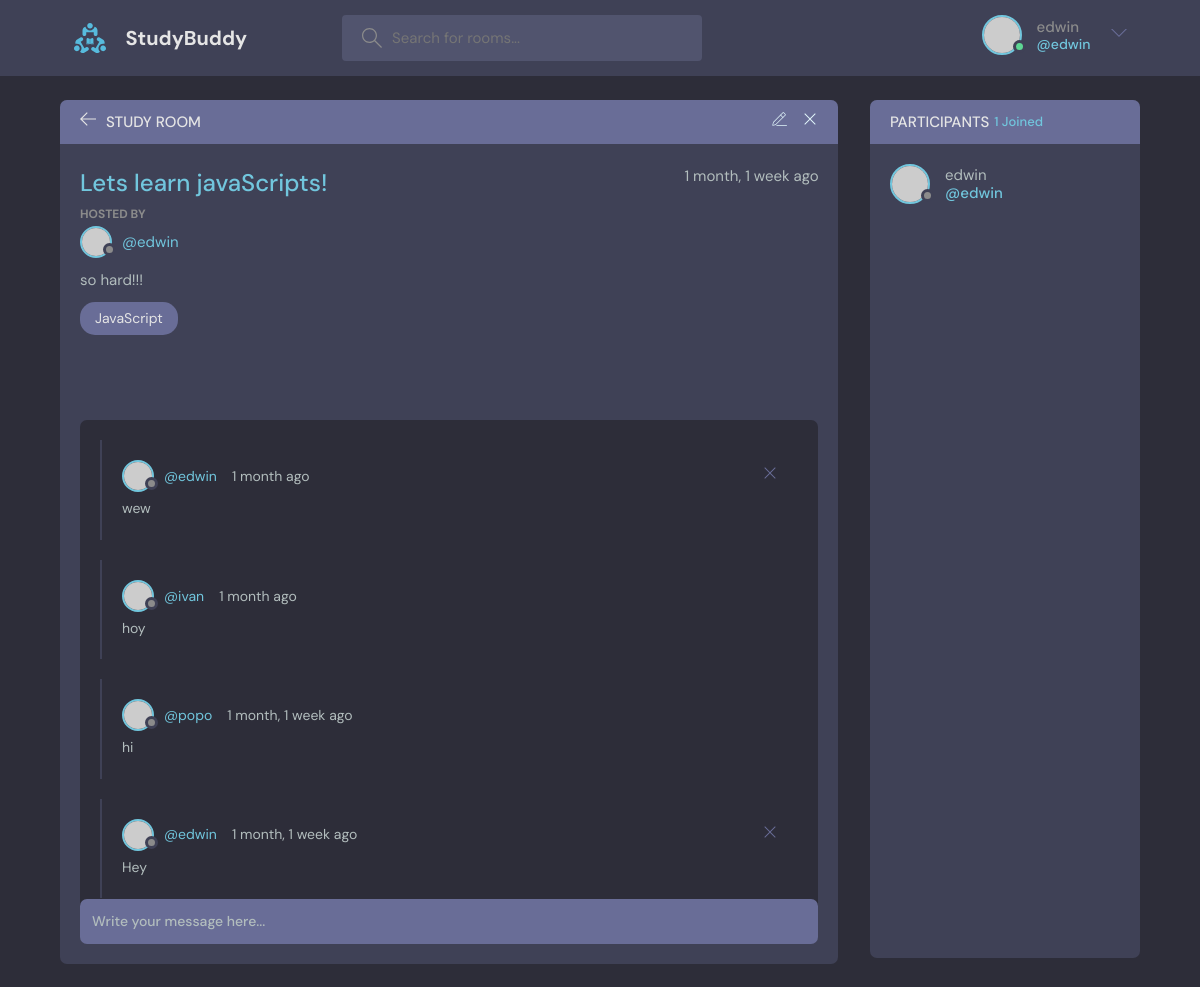
Screenshot of /room/1/ (signed in) with the database file from the repository.
### base/models.py (models this page shows, shortened)
class Room(models.Model):
    host = models.ForeignKey(User, on_delete=models.SET_NULL, null=True)
    topic = models.ForeignKey(Topic, on_delete=models.SET_NULL, null=True)
    name =  models.CharField(max_length=200)
    description = models.TextField(null=True, blank=True)
    participants = models.ManyToManyField(
        User, related_name='participants', blank=True)
    updated = models.DateTimeField(auto_now=True)
    created = models.DateTimeField(auto_now_add=True)
    class Meta:
        ordering = ['-updated', '-created']

class Topic(models.Model):
    name = models.CharField(max_length=200)
    def __str__(self):
        return self.name

class Message(models.Model):
    user = models.ForeignKey(User, on_delete=models.CASCADE)
    room = models.ForeignKey(Room, on_delete=models.CASCADE)
    body = models.TextField()
    updated = models.DateTimeField(auto_now=True)
    created = models.DateTimeField(auto_now_add=True)
    class Meta:
        ordering = ['-updated', '-created']

### base/views.py (the view, shortened to what this page needs)
# urls.py: path("room/<str:pk>/", views.room, name="room"),
def room(request, pk):
    room = Room.objects.get(id=pk)
    room_messages = room.message_set.all()
    participants = room.participants.all()
    context = {'room': room, 'room_messages': room_messages, 'participants':participants}
    return render(request, "base/room.html", context)

### base/templates/base/room.html (shortened to what this page needs)
{% extends "main.html" %}
{% block content %}
    <main class="profile-page layout layout--2">
      <div class="container">
        <div class="room">
          <div class="room__top">
            <div class="room__topLeft">
              <a href="{% url 'home' %}">
                <svg version="1.1" xmlns="http://www.w3.org/2000/svg" width="32" height="32" viewBox="0 0 32 32">
                  <title>arrow-left</title>
                  <path
                    d="M13.723 2.286l-13.723 13.714 13.719 13.714 1.616-1.611-10.96-10.96h27.625v-2.286h-27.625l10.965-10.965-1.616-1.607z"
                  ></path>
                </svg>
              </a>
              <h3>Study Room</h3>
            </div>
            {% if room.host == request.user %}
            <div class="room__topRight">
              <a href="{% url 'update-room' room.id %}">
              </a>
              <a href="{% url 'delete-room' room.id %}">
                <svg version="1.1" xmlns="http://www.w3.org/2000/svg" width="32" height="32" viewBox="0 0 32 32">
                  <title>remove</title>
                  <path
                    d="M27.314 6.019l-1.333-1.333-9.98 9.981-9.981-9.981-1.333 1.333 9.981 9.981-9.981 9.98 1.333 1.333 9.981-9.98 9.98 9.98 1.333-1.333-9.98-9.98 9.98-9.981z"
                  ></path>
                </svg>
              </a>
            </div>
            {% endif %}
          </div>
          <div class="room__box scroll">
            <div class="room__header scroll">
              <div class="room__info">
                <h3>{{room.name}}</h3>
                <span>{{room.created|timesince}} ago</span>
              </div>
              <div class="room__hosted">
                <p>Hosted By</p>
                <a href="{% url 'user-profile' room.host.id %}" class="room__author">
                  <div class="avatar avatar--small">
                    <img src="https://randomuser.me/api/portraits/men/37.jpg" />
                  </div>
                  <span>@{{room.host.username}}</span>
                </a>
              </div>
              <div class="room__details">
                {{room.description}}
              </div>
              <span class="room__topics">{{room.topic}}</span>
            </div>
            <div class="room__conversation">
              <div class="threads scroll">
                {% for message in room_messages %}
                <div class="thread">
                  <div class="thread__top">
                    <div class="thread__author">
                      <a href="{% url 'user-profile' message.user.id %}" class="thread__authorInfo">
                        <div class="avatar avatar--small">
                          <img src="https://randomuser.me/api/portraits/men/37.jpg" />
                        </div>
                        <span>@{{message.user}}</span>
                      </a>
                      <span class="thread__date">{{message.created|timesince}} ago</span>
                    </div>
                    {% if request.user == message.user %}
                    <a href="{% url 'delete-message' message.id %}">
                      <div class="thread__delete">
                        <svg version="1.1" xmlns="http://www.w3.org/2000/svg" width="32" height="32" viewBox="0 0 32 32">
                          <title>remove</title>
                          <path
                            d="M27.314 6.019l-1.333-1.333-9.98 9.981-9.981-9.981-1.333 1.333 9.981 9.981-9.981 9.98 1.333 1.333 9.981-9.98 9.98 9.98 1.333-1.333-9.98-9.98 9.98-9.981z"
                          ></path>
                        </svg>
                      </div>
                    </a>
                    {% endif %}
                  </div>
                  <div class="thread__details">
                    {{message.body}}
                  </div>
                </div>
                {% endfor %}
              </div>
            </div>
          </div>
          {% if request.user.is_authenticated %}
          <div class="room__message">
            <form action="" method="POST">{% csrf_token %}<input name="body" placeholder="Write your message here..." /></form>
          </div>
        </div>
        {% endif %}
        <div class="participants">
          <h3 class="participants__top">Participants <span>{{participants.count}} Joined</span></h3>
          <div class="participants__list scroll">
            {% for user in participants %}
            <a href="{% url "user-profile" user.id %}" class="participant">
              <div class="avatar avatar--medium">
                <img src="https://randomuser.me/api/portraits/men/37.jpg" />
              </div>
              <p>
                {{user.username}}
                <span>@{{user.username}}</span>
              </p>
            </a>
            {% endfor %}
          </div>
        </div>
      </div>
    </main>
{% endblock %}

### templates/navbar.html (shortened to what this page needs)
{% load static %}
<header class="header header--loggedIn">
    <div class="container">
      <a href="{% url "home" %}" class="header__logo">
        <img src="{% static "images/logo.svg" %}" />
        <h1>StudyBuddy</h1>
      </a>
      <form class="header__search" method="GET" action="{% url "home" %}">
        <label>
          <input name="q" placeholder="Search for rooms..." />
        </label>
      </form>
      <nav class="header__menu">
        {% if request.user.is_authenticated %}
        <div class="header__user">
          <a href="{% url "update-user" %}">
            <div class="avatar avatar--medium active">
              <img src="https://randomuser.me/api/portraits/men/37.jpg" />
            </div>
            <p>{{request.user.username}} <span>@{{request.user.username}}</span></p>
          </a>
          <button class="dropdown-button">
            <svg version="1.1" xmlns="http://www.w3.org/2000/svg" width="32" height="32" viewBox="0 0 32 32">
              <title>chevron-down</title>
              <path d="M16 21l-13-13h-3l16 16 16-16h-3l-13 13z"></path>
            </svg>
          </button>
        </div>
        {% else %}
         <a href="{% url "login" %}">
          <img src="{% static "images/avatar.svg" %}" />
          <p>Login</p>
        </a>
        {% endif %}
      </nav>
    </div>
  </header>

### rows the page displays
Room: name "Lets learn javaScripts!", created "1 month, 1 week", host.username "edwin", description "so hard!!!", topic "JavaScript"
Message: user "edwin", created "1 month", body "wew"
Message: user "ivan", created "1 month", body "hoy"
Message: user "popo", created "1 month, 1 week", body "hi"
Message: user "edwin", created "1 month, 1 week", body "Hey"

### other values shown
{{ request.user.username }} "edwin"
{{ participants.count }} "1"
{{ user.username }} "edwin"
